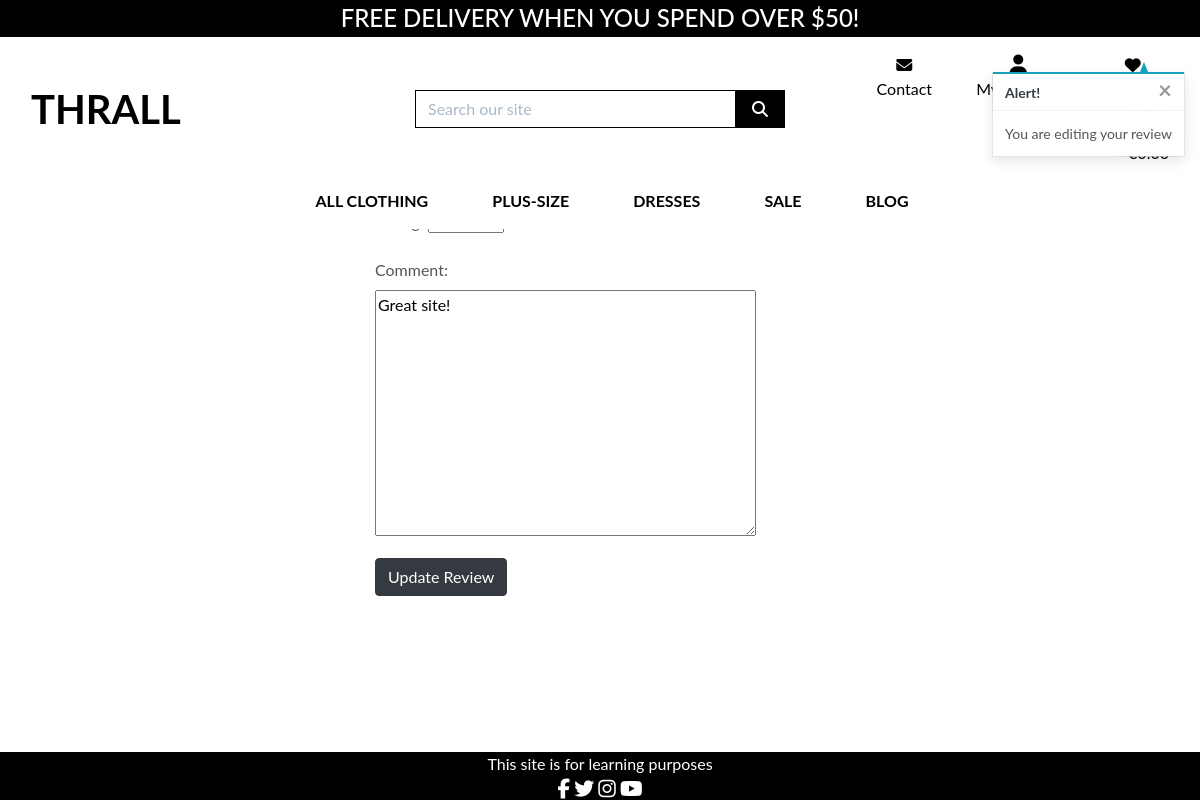
Page /products/review/edit/3/ (signed in) on the earlier database version.
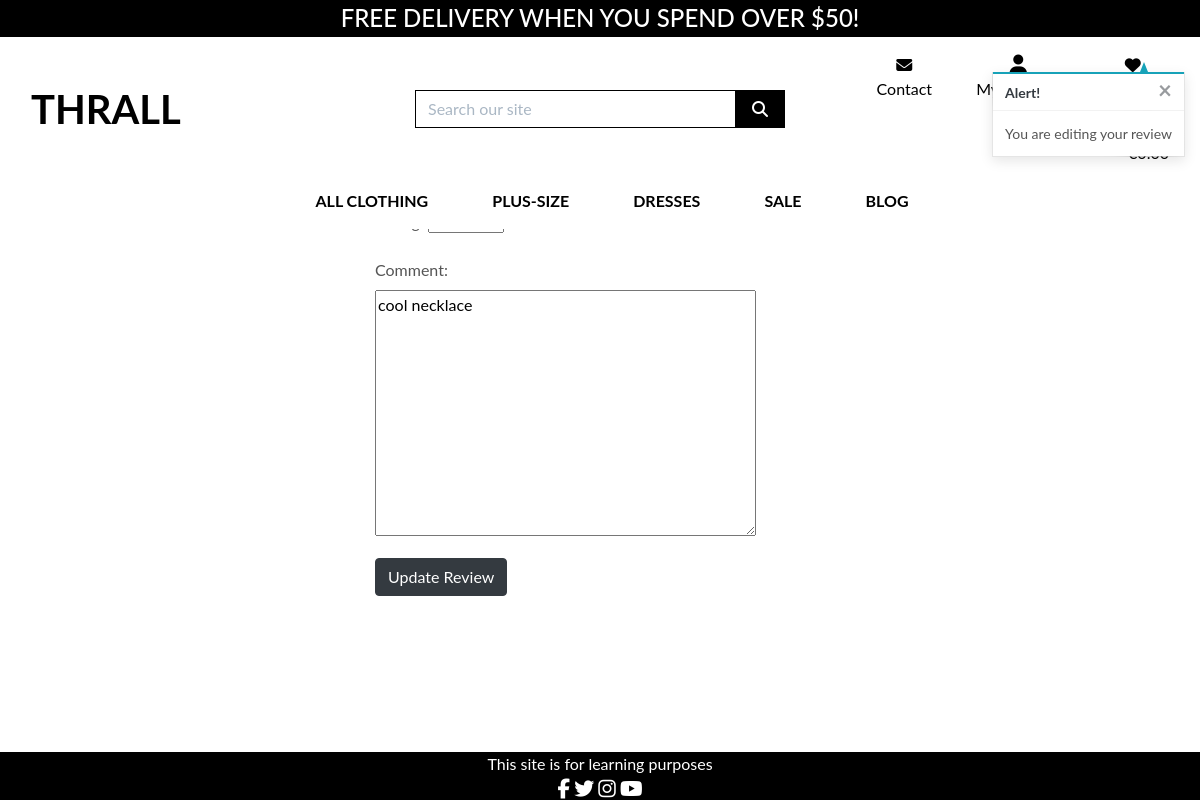
Same page on the later database version.
### products/models.py (models this page shows)
class Review(models.Model):
    product = models.ForeignKey(Product, on_delete=models.CASCADE, related_name='reviews')
    user = models.ForeignKey(User, on_delete=models.CASCADE)
    score = models.PositiveIntegerField(choices=[(i, str(i)) for i in range(1, 6)])
    comment = models.TextField()
    date_created = models.DateTimeField(auto_now_add=True)

### products/views.py (the view)
# urls.py: path('review/edit/<int:review_id>/', views.edit_review, name='edit_review'),
@login_required
def edit_review(request, review_id):
    review = get_object_or_404(Review, pk=review_id)
    product = review.product
    if request.method == 'POST':
        form = ReviewForm(request.POST, instance=review)
        if form.is_valid():
            form.save()
            messages.info(request, 'Review has been changed')
            return redirect(reverse('product_detail', args=[product.id]))
        else:
            messages.error(request, 'Review edit failed. Please try again.')
    else:
        form = ReviewForm(instance=review)
    messages.info(request, 'You are editing your review')
    template = 'products/edit_review.html'  # Update the template name to 'edit_review.html'
    context = {
        'form': form,
        'review': review,  # Pass the review to the template context using the correct variable name
        'product': product,
        'edit': True,
    }
    return render(request, template, context)

### products/forms.py
class ReviewForm(forms.ModelForm):
    class Meta:
        model = Review
        fields = ['score', 'comment']

### bag/contexts.py (called while the page is built, shortened)
def bag_contents(request):
    bag_items = []
    total = 0
    product_count = 0
    bag = request.session.get('bag', {})
    if total < settings.FREE_DELIVERY_THRESHOLD:
        delivery = total * Decimal(settings.STANDARD_DELIVERY_PERCENTAGE / 100)
        free_delivery_delta = settings.FREE_DELIVERY_THRESHOLD - total
    else:
        delivery = 0
        free_delivery_delta = 0
    grand_total = delivery + total
    context = {
        'bag_items': bag_items,
        'total': total,
        'product_count': product_count,
        'delivery': delivery,
        'free_delivery_delta': free_delivery_delta,
        'free_delivery_threshold': settings.FREE_DELIVERY_THRESHOLD,
        'grand_total': grand_total,
    }
    return context

### products/templates/products/edit_review.html (shortened to what this page needs)
{% extends "base.html" %}
{% load crispy_forms_tags %}
{% block page_header %}
    <div class="container header-container">
    </div>
{% endblock %}
{% block content %}
<div class="container">
    <div class="row">
        <div class="col-md-6 offset-md-3">
            <h2>Edit Your Review</h2>
            <form method="post">
                <div class="form-group">
                    <label for="{{ form.score.id_for_label }}">Rating:</label>
                </div>
                <div class="form-group">
                    <label for="{{ form.comment.id_for_label }}">Comment:</label>
                    {{ form.comment }}
                </div>
                <div class="form-group">
                    <button type="submit" class="btn btn-dark">Update Review</button>
                </div>
            </form>
        </div>
    </div>
</div>
{% endblock %}

Differences in the rows shown:
changed Review: comment "Great site!" → "cool necklace"
